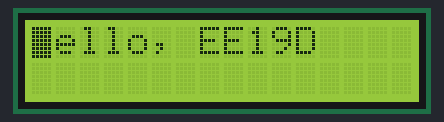
Recording of a sketch running on a simulated Arduino Uno, built with avr-gcc and run on an emulated ATmega328P. Parts: 16×2 character LCD.

Above: at 0.1 s.
At 1.5 s:
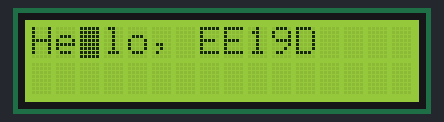
At 3.6 s:
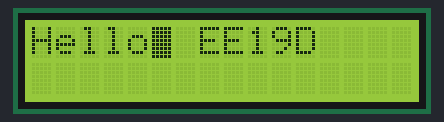
At 7.8 s:
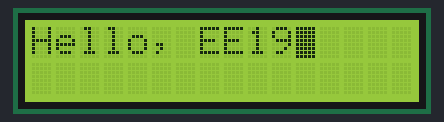
At 11.3 s:
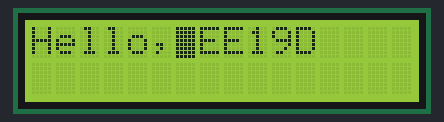
At 16.2 s:
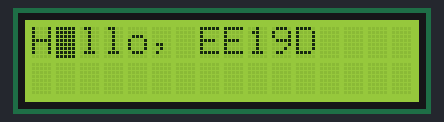

The sketch:

assignment_3.ino
```cpp
#include <LiquidCrystal.h>

const int rs = 2;
const int en = 4;
const int d4 = 8;
const int d5 = 9;
const int d6 = 10;
const int d7 = 11;

LiquidCrystal lcd(rs, en, d4, d5, d6, d7);

void setup() {
  lcd.begin(16, 2);
  lcd.clear();
  lcd.print("Hello, EE19D");
}

void loop() {
  for(int i = 0; i < 11; i++) {
    lcd.setCursor(i, 0);
    lcd.blink();
    delay(700);
  }

  for(int i = 11; i > 0; i--) {
    lcd.setCursor(i, 0);
    lcd.blink();
    delay(700);
  }
}
```

Measured:
- by itself, everything shown: repeats every 15.4 s, in 22 steps
- what the display in image 1 shows lasts 0.7 s, from 1.5 s to 2.2 s
